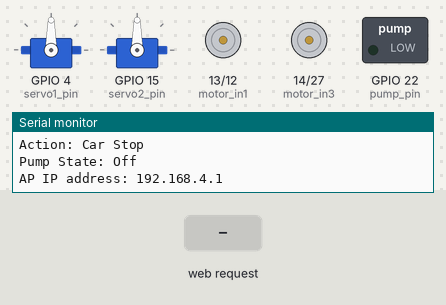
A sketch run on a simulated ESP32. Parts: 2 × servo, motor-driver pin pairs drawn as motors (green arrow = first pin HIGH = forward, orange = second pin HIGH = backward, longer = more drive), switched loads named in the sketch (green lamp = pin HIGH), the last lines printed to the serial monitor. The inputs (shaded band) are chosen by the test bench.

Above: at 2.2 s.
2.3 s: HTTP request GET /forward received
At 3.4 s:
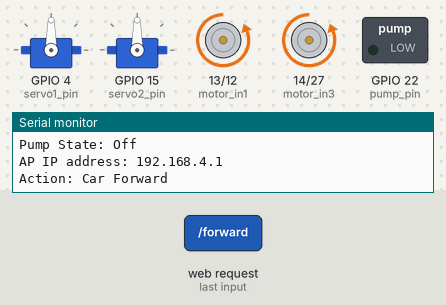
3.8 s: HTTP request GET /backward received
At 4.5 s:
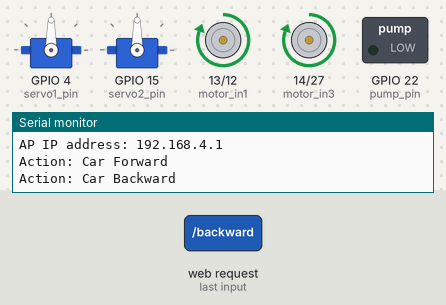
5.3 s: HTTP request GET /left received
At 5.6 s:
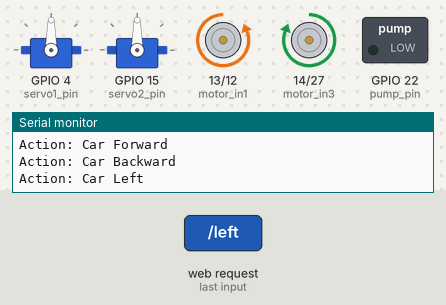
6.8 s: HTTP request GET /right received
At 8.0 s:
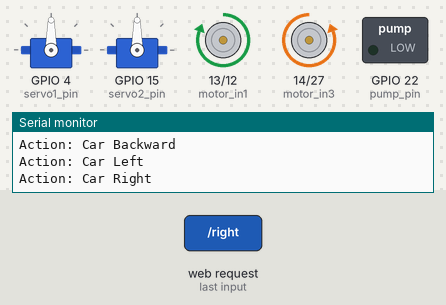
8.3 s: HTTP request GET /stop received
At 9.1 s:
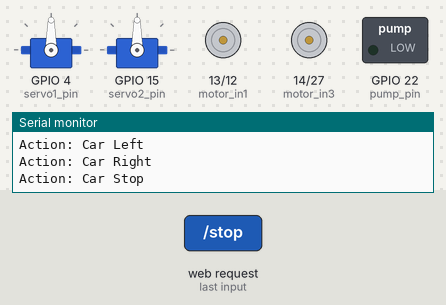
Timing chart, 0 to 10.8 s (numbered marks = the images above; inputs shaded):
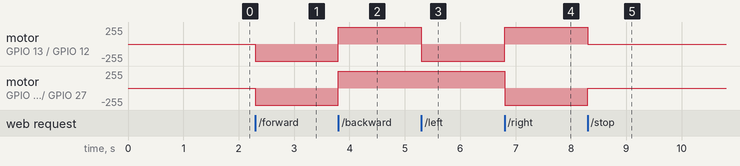

Measured:
- after the input at 2.3 s, motor on GPIO 13 (motor_in1) / GPIO 12 (motor_in2), motor on GPIO 14 (motor_in3) / GPIO 27 (motor_in4): stopped → backward 255/255 at once
- after the input at 3.8 s, motor on GPIO 13 (motor_in1) / GPIO 12 (motor_in2), motor on GPIO 14 (motor_in3) / GPIO 27 (motor_in4): backward 255/255 → forward 255/255 at once
- after the input at 5.3 s, motor on GPIO 13 (motor_in1) / GPIO 12 (motor_in2): forward 255/255 → backward 255/255 at once
- after the input at 6.8 s, motor on GPIO 13 (motor_in1) / GPIO 12 (motor_in2): backward 255/255 → forward 255/255 at once; motor on GPIO 14 (motor_in3) / GPIO 27 (motor_in4): forward 255/255 → backward 255/255 at once
- after the input at 8.3 s, motor on GPIO 13 (motor_in1) / GPIO 12 (motor_in2): forward 255/255 → stopped at once; motor on GPIO 14 (motor_in3) / GPIO 27 (motor_in4): backward 255/255 → stopped at once

The sketch:

car_3.ino
```cpp
#include <WiFi.h>
#include <AsyncTCP.h>
#include <ESPAsyncWebServer.h>
#include <ESP32Servo.h>

//const char* ssid = "ESP32_Car_Control";
//String chipId = String((uint32_t)ESP.getEfuseMac(), HEX);
//String ssid = "BD_contest_" + chipId;
const char* password = "12345678";

const int motor_in1 = 13;
const int motor_in2 = 12;
const int motor_in3 = 14;
const int motor_in4 = 27;
const int pump_pin = 22;
const int servo1_pin = 4;
const int servo2_pin = 15;

bool pump_state = false;
Servo servo1;
Servo servo2;
int servo1_pos = 90;
int servo2_pos = 90;
const int servo_min_angle = 0;
const int servo_max_angle = 180;
const int servo_step = 5;

AsyncWebServer server(80);

void setMotorDirection(int in1, int in2, int in3, int in4) {
  digitalWrite(motor_in1, in1);
  digitalWrite(motor_in2, in2);
  digitalWrite(motor_in3, in3);
  digitalWrite(motor_in4, in4);
}

void moveForward() {
  Serial.println("Action: Car Forward");
  setMotorDirection(LOW, HIGH, LOW, HIGH);
}

void moveBackward() {
  Serial.println("Action: Car Backward");
  setMotorDirection(HIGH, LOW, HIGH, LOW);
}

void turnLeft() {
  Serial.println("Action: Car Left");
  setMotorDirection(LOW, HIGH, HIGH, LOW);
}

void turnRight() {
  Serial.println("Action: Car Right");
  setMotorDirection(HIGH, LOW, LOW, HIGH);
}

void stopCar() {
  Serial.println("Action: Car Stop");
  setMotorDirection(LOW, LOW, LOW, LOW);
}

void controlPump(bool state) {
  pump_state = state;
  digitalWrite(pump_pin, pump_state ? HIGH : LOW);
  Serial.print("Pump State: ");
  Serial.println(pump_state ? "On" : "Off");
}

void controlServo1(int delta) {
  servo1_pos += delta;
  servo1_pos = constrain(servo1_pos, servo_min_angle, servo_max_angle);
  servo1.write(servo1_pos);
  Serial.print("Action: Servo1 (Pan) to ");
  Serial.println(servo1_pos);
}

void controlServo2(int delta) {
  servo2_pos += delta;
  servo2_pos = constrain(servo2_pos, servo_min_angle, servo_max_angle);
  servo2.write(servo2_pos);
  Serial.print("Action: Servo2 (Tilt) to ");
  Serial.println(servo2_pos);
}

void setup() {
  Serial.begin(115200);

  pinMode(motor_in1, OUTPUT);
  pinMode(motor_in2, OUTPUT);
  pinMode(motor_in3, OUTPUT);
  pinMode(motor_in4, OUTPUT);
  pinMode(pump_pin, OUTPUT);

  stopCar();
  controlPump(false);

  ESP32PWM::allocateTimer(0);
  ESP32PWM::allocateTimer(1);
  ESP32PWM::allocateTimer(2);
  ESP32PWM::allocateTimer(3);

  servo1.setPeriodHertz(50);
  servo2.setPeriodHertz(50);
  servo1.attach(servo1_pin, 500, 2500);
  servo2.attach(servo2_pin, 500, 2500);
  servo1.write(servo1_pos);
  servo2.write(servo2_pos);

  IPAddress local_IP(192, 168, 4, 1);
  IPAddress gateway_IP(192, 168, 4, 1);
  IPAddress subnet_Mask(255, 255, 255, 0);
  WiFi.softAPConfig(local_IP, gateway_IP, subnet_Mask);
  delay(1000);
  uint64_t chipId64 = ESP.getEfuseMac();
  String chipStr = String(chipId64);
  String last4 = chipStr.substring(chipStr.length() - 4);
  String ssid = "ESP32_Car_" + last4;
  WiFi.softAP(ssid.c_str(), password);

  Serial.print("AP IP address: ");
  Serial.println(WiFi.softAPIP());

  server.on("/", HTTP_GET, [](AsyncWebServerRequest *request){
    request->send(200, "text/html", R"rawliteral(
<!DOCTYPE html>
<html lang="vi">
<head>
  <meta charset="UTF-8">
  <meta name="viewport" content="width=device-width, initial-scale=1.0, user-scalable=no">
  <title>ESP32 Car Control</title>
  <style>
    :root {
      /* Điều chỉnh kích thước nút và khoảng cách linh hoạt hơn */
      --button-size: clamp(80px, 18vh, 150px);
      --gap-size: clamp(10px, 2vw, 20px);
    }
    html, body {
      height: 100%;
      margin: 0;
      overflow: hidden; /* Quan trọng: Ngăn không cho cuộn trang */
    }
    body {
      font-family: -apple-system, BlinkMacSystemFont, "Segoe UI", Roboto, sans-serif;
      background: #f4f7f6;
      display: flex;
      justify-content: center;
      align-items: center;
      text-align: center;

      /* Chặn sao chép, quét chữ, kéo thả */
      -webkit-user-select: none;
      -moz-user-select: none;
      -ms-user-select: none;
      user-select: none;
      -webkit-tap-highlight-color: transparent;
    }
    .content-wrapper {
      display: flex;
      flex-direction: row; /* Sắp xếp các mục theo hàng ngang */
      justify-content: center;
      align-items: center;
      gap: calc(var(--gap-size) * 3); /* Tăng khoảng cách giữa 2 cột */
      padding: var(--gap-size);
      width: 100%;
      height: 100%;
      box-sizing: border-box;
    }
    .control-section {
      display: flex;
      flex-direction: column;
      align-items: center;
      gap: var(--gap-size);
    }
    h2 {
      margin: 0;
      color: #333;
      font-size: clamp(1.2rem, 3vh, 2rem);
    }
    .grid {
      display: grid;
      gap: var(--gap-size);
      justify-content: center;
    }
    .car, .servo {
      grid-template-areas:
        ". f ."
        "l s r"
        ". b .";
      /* Servo sử dụng lại layout của car */
      grid-template-areas:
        ". u ."
        "l w r"
        ". d .";
      grid-template-columns: repeat(3, var(--button-size));
    }
    /* Gán lại grid-area cho đúng từng layout */
    .car {
      grid-template-areas: ". f ." "l s r" ". b .";
    }
    .servo {
      grid-template-areas: ". u ." "l w r" ". d .";
    }
    button {
      font-size: clamp(0.9rem, 2.5vh, 1.2rem);
      border: none;
      border-radius: 12px;
      color: white;
      cursor: pointer;
      user-select: none;
      touch-action: manipulation;
      width: var(--button-size);
      height: var(--button-size);
      box-shadow: 0 4px 6px rgba(0,0,0,0.1);
      transition: transform 0.1s ease, box-shadow 0.1s ease;
      display: flex;
      justify-content: center;
      align-items: center;
    }
    button:active {
        transform: translateY(2px);
        box-shadow: 0 2px 4px rgba(0,0,0,0.1);
    }
    .f { grid-area: f; background: #007bff; }
    .b { grid-area: b; background: #007bff; }
    .car .l { grid-area: l; background: #007bff; }
    .car .r { grid-area: r; background: #007bff; }
    .s { grid-area: s; background: #dc3545; }
    .u { grid-area: u; background: #ffc107; color: #333; }
    .d { grid-area: d; background: #ffc107; color: #333; }
    .w { grid-area: w; background: #28a745; }
    .servo .l { grid-area: l; background: #ffc107; color: #333; }
    .servo .r { grid-area: r; background: #ffc107; color: #333; }

    /* Thông báo xoay màn hình */
    #rotate-device-message {
      display: none;
      position: fixed;
      top: 0; left: 0;
      width: 100vw; height: 100vh;
      background-color: rgba(0, 0, 0, 0.9);
      color: white;
      z-index: 9999;
      flex-direction: column;
      justify-content: center;
      align-items: center;
      font-size: 1.5rem;
      padding: 20px;
      box-sizing: border-box;
    }
    #rotate-device-message::before {
      content: '🔄';
      font-size: 4rem;
      margin-bottom: 20px;
    }

    @media (orientation: portrait) {
      .content-wrapper { display: none; }
      #rotate-device-message { display: flex; }
    }
  </style>
</head>
<body ontouchstart="">

  <div class="content-wrapper">
    <div class="control-section">
      <h2>Car Control</h2>
      <div class="grid car">
        <button class="f" ontouchstart="fetch('/forward')" ontouchend="fetch('/stop')" onmousedown="fetch('/forward')" onmouseup="fetch('/stop')">Forward</button>
        <button class="l" ontouchstart="fetch('/left')" ontouchend="fetch('/stop')" onmousedown="fetch('/left')" onmouseup="fetch('/stop')">Left</button>
        <button class="s" ontouchstart="fetch('/stop')" onmousedown="fetch('/stop')">Stop</button>
        <button class="r" ontouchstart="fetch('/right')" ontouchend="fetch('/stop')" onmousedown="fetch('/right')" onmouseup="fetch('/stop')">Right</button>
        <button class="b" ontouchstart="fetch('/backward')" ontouchend="fetch('/stop')" onmousedown="fetch('/backward')" onmouseup="fetch('/stop')">Backward</button>
      </div>
    </div>

    <div class="control-section">
      <h2>Servo & Pump</h2>
      <div class="grid servo">
        <button class="u" ontouchstart="startRepeat('/servo2up')" ontouchend="stopRepeat()" onmousedown="startRepeat('/servo2up')" onmouseup="stopRepeat()">Up</button>
        <button class="l" ontouchstart="startRepeat('/servo1left')" ontouchend="stopRepeat()" onmousedown="startRepeat('/servo1left')" onmouseup="stopRepeat()">Left</button>
        <button class="w" ontouchstart="fetch('/pump/on')" ontouchend="fetch('/pump/off')" onmousedown="fetch('/pump/on')" onmouseup="fetch('/pump/off')">Spray</button>
        <button class="r" ontouchstart="startRepeat('/servo1right')" ontouchend="stopRepeat()" onmousedown="startRepeat('/servo1right')" onmouseup="stopRepeat()">Right</button>
        <button class="d" ontouchstart="startRepeat('/servo2down')" ontouchend="stopRepeat()" onmousedown="startRepeat('/servo2down')" onmouseup="stopRepeat()">Down</button>
      </div>
    </div>
  </div>

  <div id="rotate-device-message">
    Vui lòng xoay ngang màn hình để sử dụng
  </div>

  <script>
    let intervalId = null;

    function startRepeat(path) {
      if (intervalId) clearInterval(intervalId);
      fetch(path).catch(err => console.error(err));
      intervalId = setInterval(() => {
        fetch(path).catch(err => console.error(err));
      }, 200);
    }

    function stopRepeat() {
      if (intervalId) {
        clearInterval(intervalId);
        intervalId = null;
      }
    }

    document.addEventListener('contextmenu', event => event.preventDefault());
    document.addEventListener('dragstart', event => event.preventDefault());
  </script>
</body>
</html>
    )rawliteral");
  });

  server.on("/forward", HTTP_GET, [](AsyncWebServerRequest *request){ moveForward(); request->send(200, "text/plain", "Forward"); });
  server.on("/backward", HTTP_GET, [](AsyncWebServerRequest *request){ moveBackward(); request->send(200, "text/plain", "Backward"); });
  server.on("/left", HTTP_GET, [](AsyncWebServerRequest *request){ turnLeft(); request->send(200, "text/plain", "Left"); });
  server.on("/right", HTTP_GET, [](AsyncWebServerRequest *request){ turnRight(); request->send(200, "text/plain", "Right"); });
  server.on("/stop", HTTP_GET, [](AsyncWebServerRequest *request){ stopCar(); request->send(200, "text/plain", "Stop"); });

  server.on("/servo1left", HTTP_GET, [](AsyncWebServerRequest *request){ controlServo1(-servo_step); request->send(200, "text/plain", "Servo1 -"); });
  server.on("/servo1right", HTTP_GET, [](AsyncWebServerRequest *request){ controlServo1(servo_step); request->send(200, "text/plain", "Servo1 +"); });
  server.on("/servo2up", HTTP_GET, [](AsyncWebServerRequest *request){ controlServo2(servo_step); request->send(200, "text/plain", "Servo2 +"); });
  server.on("/servo2down", HTTP_GET, [](AsyncWebServerRequest *request){ controlServo2(-servo_step); request->send(200, "text/plain", "Servo2 -"); });

  server.on("/pump/on", HTTP_GET, [](AsyncWebServerRequest *request){ controlPump(true); request->send(200, "text/plain", "Pump On"); });
  server.on("/pump/off", HTTP_GET, [](AsyncWebServerRequest *request){ controlPump(false); request->send(200, "text/plain", "Pump Off"); });

  server.begin();
}

void loop() {
  // Async server – no loop code needed
}
```
